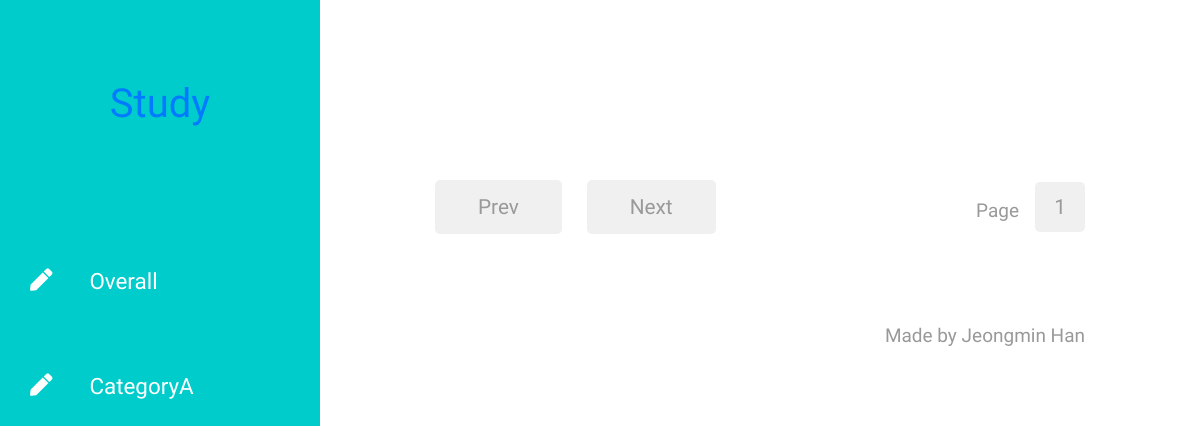
Before: /study/ with the older database file.
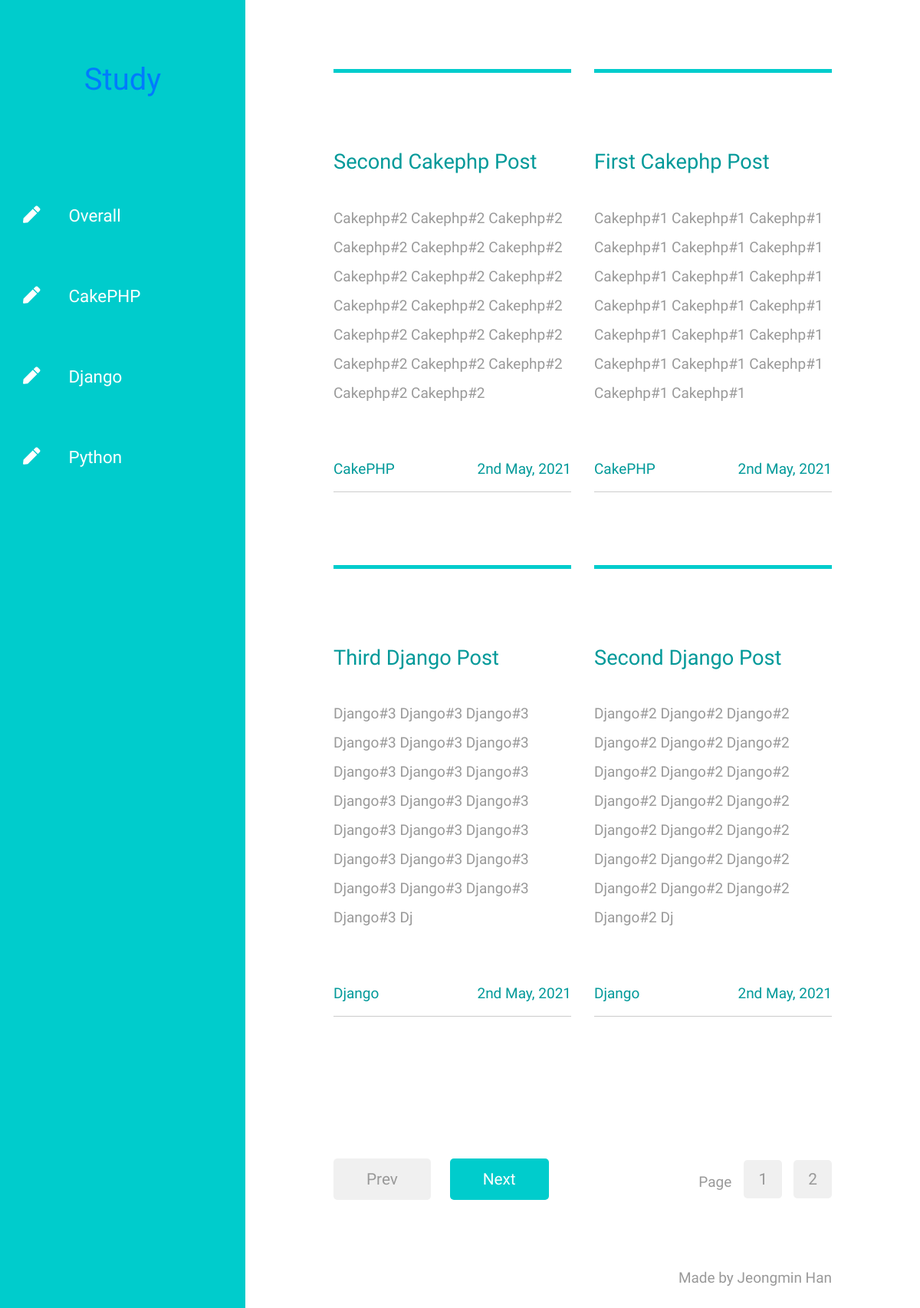
After: the same page with the newer database file.
### study/models.py (models this page shows, shortened)
class Category(models.Model):
    name = models.CharField(verbose_name="NAME", max_length=50)
    slug = models.CharField("SLUG", unique=True, max_length=50)
    create_dt = models.DateTimeField("CREATE DATE", auto_now_add=True)

class Post(models.Model):
    title = models.CharField(verbose_name='TITLE', max_length=50)
    category_id = models.ForeignKey("Category", on_delete=models.CASCADE)
    description = models.CharField("DESCRIPTION", max_length=100, blank=True)
    content = models.TextField("CONTENT")
    create_dt = models.DateTimeField("CREATE DATE", auto_now_add=True)
    modify_dt = models.DateTimeField("MODIFY DATE", auto_now=True)
    class Meta:
        verbose_name = "post"
        verbose_name_plural = "posts"
        db_table = "study_posts"
        ordering = ("-modify_dt",)
    def is_length_of_content_more_than_200(self):
        return len(self.content) > 200
    def get_content_less_than_200(self):
        return self.content[:200]

### study/views.py (the view)
# urls.py: path('', views.index, name="index"),
def index(request):
    page = request.GET.get('page')
    template_name = "index.html"
    latest_category_list = Category.objects.all().order_by("-create_dt")
    latest_post_list = Post.objects.all().order_by("-create_dt")
    paginator = Paginator(latest_post_list, 4)
    posts = paginator.get_page(page)
    context = {"latest_category_list":latest_category_list, "posts":posts}
    return render(request, template_name, context)

### templates/index.html
{% extends "base_header_app.html" %}
{% load static %}
{% block content %}
    <div class="container-fluid">
        <main class="tm-main">
            <div class="row tm-row">
                {% for post in posts%}
                <article class="col-12 col-md-6 tm-post">
                    <hr class="tm-hr-primary">
                    <a href="{% url 'study:detail' post.category_id.slug post.id %}" class="effect-lily tm-post-link tm-pt-60">
                        <h2 class="tm-pt-30 tm-color-primary tm-post-title">{{ post.title }}</h2>
                    </a>
                    <p class="tm-pt-30">
                        {% if post.is_length_of_content_more_than_200 %}
                            {{ post.get_content_less_than_200 }}
                        {% else %}
                            {{ post.content }}
                        {% endif %}
                    </p>
                    <div class="d-flex justify-content-between tm-pt-45">
                        <span class="tm-color-primary">{{ post.category_id.name }}</span>
                        <span class="tm-color-primary">{{ post.create_dt | date:'jS M, Y'}}</span>
                    </div>
                    <hr>
                </article>
                {% endfor %}
            </div>
            <div class="row tm-row tm-mt-100 tm-mb-75">
                <div class="tm-prev-next-wrapper">
                    {% if posts.has_previous%}
                        <a href="?page={{ posts.previous_page_number }}" class="mb-2 tm-btn tm-btn-primary tm-prev-next">Prev</a>
                    {% else %}
                        <a href="#" class="mb-2 tm-btn tm-btn-primary tm-prev-next disabled tm-mr-20">Prev</a>
                    {% endif %}
                    {% if posts.has_next%}
                    <a href="?page={{ posts.next_page_number }}" class="mb-2 tm-btn tm-btn-primary tm-prev-next">Next</a>
                    {% else %}
                        <a href="#" class="mb-2 tm-btn tm-btn-primary tm-prev-next disabled tm-mr-20">Next</a>
                    {% endif %}
                </div>
                <div class="tm-paging-wrapper">
                    <span class="d-inline-block mr-3">Page</span>
                    <nav class="tm-paging-nav d-inline-block">
                        <ul>
                            {% for index in posts.paginator.page_range %}
                            <li class="tm-paging-item">
                                <a href="?page={{ index }}" class="mb-2 tm-btn tm-paging-link">{{ index }}</a>
                            </li>
                            {% endfor %}
                        </ul>
                    </nav>
                </div>
            </div>
{% endblock %}

### templates/base_header_app.html (shortened to what this page needs)
{% extends "base.html" %}
{% load static %}
{% block header %}
<header class="tm-header" id="tm-header">
    <div class="tm-header-wrapper">
        <div class="tm-site-header"><a href="{% url 'home' %}">
            <h1 class="text-center">{{ request.resolver_match.app_name | title }}</h1>
        </a></div>
        <nav class="tm-nav" id="tm-nav">
            <ul>
                {% if request.resolver_match.app_name == 'study' %}
                    <li class="tm-nav-item"><a href="{% url 'study:index' %}" class="tm-nav-link">
                        <i class="fas fa-pen"></i>
                        Overall
                    </a></li>
                    {% for category in latest_category_list%}
                    <li class="tm-nav-item"><a href="{% url 'study:list' category.slug %}" class="tm-nav-link">
                        <i class="fas fa-pen"></i>
                        {{ category.name }}
                    </a></li>
                    {% endfor %}
                {% endif %}
            </ul>
        </nav>
    </div>
</header>
{% endblock %}

### templates/base.html (shortened to what this page needs)
{% load static %}
<!DOCTYPE html>
<html lang="en">
<head>
	<link rel="stylesheet" href="{% static 'fontawesome/css/all.min.css' %}">
    <link href="{% static 'css/bootstrap.min.css' %}" rel="stylesheet">
    <link href="{% static 'css/templatemo-xtra-blog.css' %}" rel="stylesheet">
</head>
<body>
    {% block header %}{% endblock %}
    {% block content %}{% endblock %}
        <footer class="row tm-row">
            <div class="col-md-6 col-12 tm-color-gray">
            </div>
            <div class="col-md-6 col-12 tm-color-gray tm-copyright">
                Made by Jeongmin Han
            </div>
        </footer>
    </main>
    </div>
</body>
</html>

### static/css/templatemo-xtra-blog.css (style rules this page uses)
html { overflow-x: hidden; }
body { margin: 0; padding: 0; font-family: 'Source Sans Pro', sans-serif; font-size: 19px; line-height: 2em; overflow-x: hidden; }
p, span { color: #999; }
hr { border-top-color: #CCC; margin-top: 10px; margin-bottom: 10px; }
.tm-header { background-color: #0CC; color: white; position: fixed; top: 0; left: 0; bottom: 0; z-index: 100; width: 400px; overflow-y: visible; }
.tm-header-wrapper { overflow-y: scroll; scrollbar-width: none; -ms-overflow-style: none; padding: 30px; width: 100%; height: 100%; }
.tm-site-header { margin-top: 50px; margin-bottom: 115px; }
.tm-main { margin-left: 400px; padding: 80px 100px 25px; }
.tm-post { max-width: 470px; }
.tm-row { max-width: 980px; justify-content: space-between; }
.tm-nav { margin-bottom: 100px; }
.tm-nav-item { list-style: none; margin-bottom: 30px; }
.tm-nav-link { color: white; background-color: transparent; height: 75px; width: 100%; max-width: 300px; display: flex; align-items: center; font-size: 1.4rem; padding: 30px; }
.tm-nav ul { position: relative; }
.tm-nav-link i { margin-right: 37px; }
ul { margin: 0; padding: 0; }
.tm-nav { margin-left: -30px; }
.tm-post-link { display: block; position: relative; cursor: pointer; }
.tm-post { margin-bottom: 75px; }
.tm-post-title { font-size: 1.7rem; transition: all 0.3s ease; }
.tm-btn { display: inline-block; border-radius: 5px; font-size: 1.3rem; transition: all 0.3s ease; }
.tm-btn-primary { background-color: #0CC; color: white; padding: 8px 43px; border: none; }
.tm-paging-nav ul li { list-style: none; display: inline-block; margin-right: 10px; }
.tm-paging-nav ul li:last-child { margin-right: 0; }
.tm-paging-link { background-color: #F0F0F0; color: #999; width: 50px; height: 50px; display: flex; align-items: center; justify-content: center; }
.tm-btn.disabled { background-color: #F0F0F0; color: #999; cursor: not-allowed; }
.tm-paging-wrapper { display: flex; justify-content: flex-end; align-items: center; }
.tm-prev-next-wrapper, .tm-paging-wrapper { flex: 0 0 50%; max-width: 50%; padding-left: 15px; padding-right: 15px; }
.tm-copyright { text-align: right; }
hr.tm-hr-primary { border-top: 5px solid #0CC; }
.tm-pt-30 { padding-top: 30px; }
.tm-pt-45 { padding-top: 45px; }
.tm-pt-60 { padding-top: 60px; }
.tm-mb-75 { margin-bottom: 75px; }
.tm-mt-100 { margin-top: 100px; }
.tm-mr-20 { margin-right: 20px; }
.tm-color-primary, span.tm-color-primary { color: #099; }
a.tm-color-gray, .tm-color-gray { color: #999; }
@media (max-width: 1540px) { .tm-header { width: 320px; } }
@media (max-width: 1540px) { .tm-main { margin-left: 320px; width: calc(100% - 320px); } }

Changed rows visible on the page:
removed Category: name "CategoryA"
added Category: name "CakePHP"
added Category: name "Django"
added Category: name "Python"
added Post: title "Second Cakephp Post", get_content_less_than_200 "Cakephp#2 Cakephp#2 Cakephp#2 Cakephp#2 Cakephp#2 Cakephp#2 Cakephp#2 Cakephp#2 Cakephp#2 Cakephp#2 Cakephp#2 Cakephp#2 Cakephp#2 Cakephp#2 Cakephp#2 Cakephp#2 Cakephp#2 Cakephp#2 Cakephp#2 Cakephp#2", category_id.name "CakePHP", create_dt "2nd May, 2021"
added Post: title "First Cakephp Post", get_content_less_than_200 "Cakephp#1 Cakephp#1 Cakephp#1 Cakephp#1 Cakephp#1 Cakephp#1 Cakephp#1 Cakephp#1 Cakephp#1 Cakephp#1 Cakephp#1 Cakephp#1 Cakephp#1 Cakephp#1 Cakephp#1 Cakephp#1 Cakephp#1 Cakephp#1 Cakephp#1 Cakephp#1", category_id.name "CakePHP", create_dt "2nd May, 2021"
added Post: title "Third Django Post", get_content_less_than_200 "Django#3 Django#3 Django#3 Django#3 Django#3 Django#3 Django#3 Django#3 Django#3 Django#3 Django#3 Django#3 Django#3 Django#3 Django#3 Django#3 Django#3 Django#3 Django#3 Django#3 Django#3 Django#3 Dj", category_id.name "Django", create_dt "2nd May, 2021"
added Post: title "Second Django Post", get_content_less_than_200 "Django#2 Django#2 Django#2 Django#2 Django#2 Django#2 Django#2 Django#2 Django#2 Django#2 Django#2 Django#2 Django#2 Django#2 Django#2 Django#2 Django#2 Django#2 Django#2 Django#2 Django#2 Django#2 Dj", category_id.name "Django", create_dt "2nd May, 2021"
Other visible differences:
new list line: "2"
